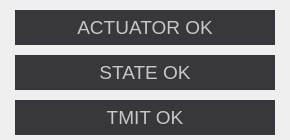
    <widget class="QWidget" name="info_1" native="true">
     <property name="geometry">
      <rect>
       <x>10</x>
       <y>650</y>
       <width>290</width>
       <height>140</height>
      </rect>
     </property>
     <widget class="QLabel" name="stat_tmit_1">
      <property name="geometry">
       <rect>
        <x>15</x>
        <y>100</y>
        <width>260</width>
        <height>35</height>
       </rect>
      </property>
      <property name="font">
       <font>
        <pointsize>14</pointsize>
       </font>
      </property>
      <property name="styleSheet">
       <string notr="true">background-color: rgb(55,55,60);
color: rgb(200, 200, 200);</string>
      </property>
      <property name="text">
       <string>TMIT OK</string>
      </property>
      <property name="alignment">
       <set>Qt::AlignCenter</set>
      </property>
      <property name="margin">
       <number>1</number>
      </property>
     </widget>
     <widget class="QLabel" name="stat_act_1">
      <property name="geometry">
       <rect>
        <x>15</x>
        <y>10</y>
        <width>260</width>
        <height>35</height>
       </rect>
      </property>
      <property name="font">
       <font>
        <pointsize>14</pointsize>
       </font>
      </property>
      <property name="styleSheet">
       <string notr="true">background-color: rgb(55,55,60);
color: rgb(200, 200, 200);</string>
      </property>
      <property name="frameShape">
       <enum>QFrame::NoFrame</enum>
      </property>
      <property name="text">
       <string>ACTUATOR OK</string>
      </property>
      <property name="alignment">
       <set>Qt::AlignCenter</set>
      </property>
      <property name="margin">
       <number>1</number>
      </property>
     </widget>
     <widget class="QLabel" name="stat_meas_1">
      <property name="geometry">
       <rect>
        <x>15</x>
        <y>55</y>
        <width>260</width>
        <height>35</height>
       </rect>
      </property>
      <property name="font">
       <font>
        <pointsize>14</pointsize>
       </font>
      </property>
      <property name="styleSheet">
       <string notr="true">background-color: rgb(55,55,60);
color: rgb(200, 200, 200);</string>
      </property>
      <property name="text">
       <string>STATE OK</string>
      </property>
      <property name="alignment">
       <set>Qt::AlignCenter</set>
      </property>
      <property name="margin">
       <number>1</number>
      </property>
     </widget>
    </widget>
